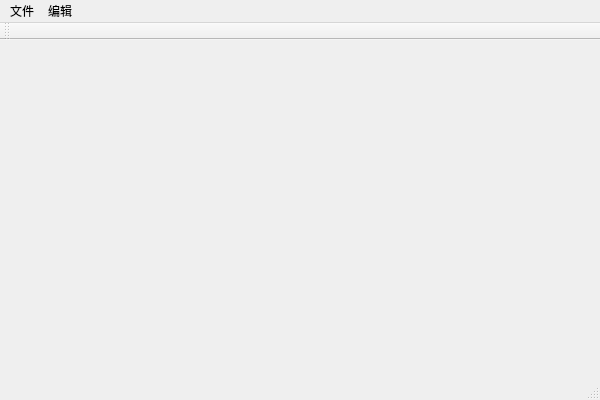
<?xml version="1.0" encoding="UTF-8"?>
<ui version="4.0">
 <class>ContentClass</class>
 <widget class="QMainWindow" name="ContentClass">
  <property name="geometry">
   <rect>
    <x>0</x>
    <y>0</y>
    <width>600</width>
    <height>400</height>
   </rect>
  </property>
  <property name="windowTitle">
   <string>Content</string>
  </property>
  <widget class="QWidget" name="centralWidget"/>
  <widget class="QMenuBar" name="menuBar">
   <property name="geometry">
    <rect>
     <x>0</x>
     <y>0</y>
     <width>600</width>
     <height>23</height>
    </rect>
   </property>
   <widget class="QMenu" name="menu">
    <property name="title">
     <string>文件</string>
    </property>
   </widget>
   <widget class="QMenu" name="menu_2">
    <property name="title">
     <string>编辑</string>
    </property>
   </widget>
   <addaction name="menu"/>
   <addaction name="menu_2"/>
  </widget>
  <widget class="QToolBar" name="mainToolBar">
   <attribute name="toolBarArea">
    <enum>TopToolBarArea</enum>
   </attribute>
   <attribute name="toolBarBreak">
    <bool>false</bool>
   </attribute>
  </widget>
  <widget class="QStatusBar" name="statusBar"/>
 </widget>
 <layoutdefault spacing="6" margin="11"/>
 <resources/>
 <connections/>
</ui>
